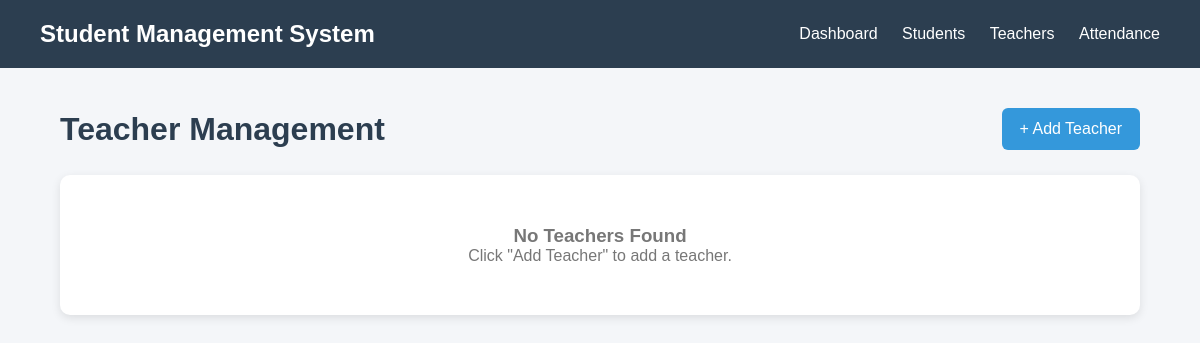
The page /teachers/ on the database as committed earlier.
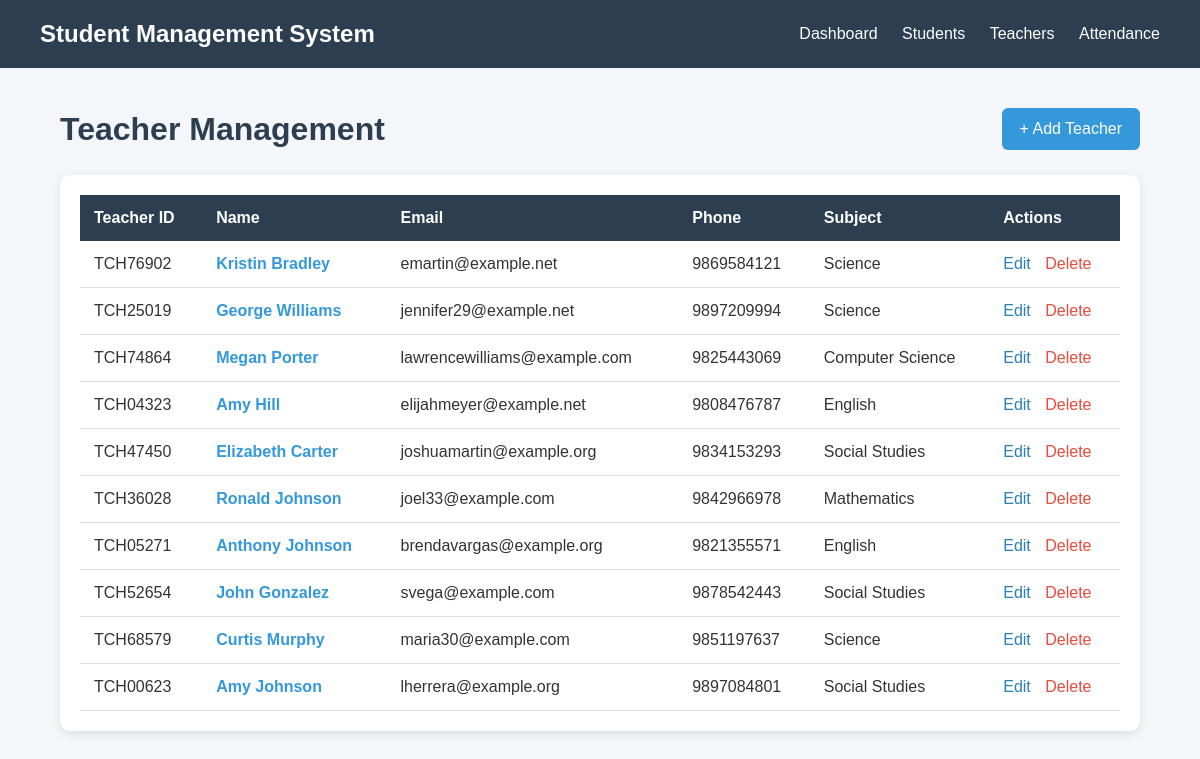
The same page on the database as committed later.
### teachers/models.py (models this page shows, shortened)
class Teacher(models.Model):
    teacher_id = models.CharField(
        max_length=20,
        unique=True
    )
    first_name = models.CharField(
        max_length=50
    )
    last_name = models.CharField(
        max_length=50
    )
    email = models.EmailField(
        unique=True
    )
    phone = models.CharField(
        max_length=15
    )
    subject = models.CharField(
        max_length=100
    )
    address = models.CharField(
        max_length=200
    )
    joined_date = models.DateField()

### teachers/views.py (the view)
class TeacherListView(ListView):
    model = Teacher
    template_name = 'teacher_list.html'
    context_object_name = 'teachers'

### teachers/templates/teacher_list.html (shortened to what this page needs)
<!DOCTYPE html>
<html>
<head>
</head>
<body>
    <nav class="navbar">
        <h2>Student Management System</h2>
        <div>
            <a href="{% url 'dashboard' %}">Dashboard</a>
            <a href="{% url 'student_list' %}">Students</a>
            <a href="{% url 'teacher_list' %}">Teachers</a>
            <a href="{% url 'attendance_list' %}">Attendance</a>
        </div>
    </nav>
    <div class="container">
        <div class="header">
            <h1>Teacher Management</h1>
            <a href="{% url 'teacher_add' %}" class="add-button">
                + Add Teacher
            </a>
        </div>
        <div class="table-box">
            {% if teachers %}
            <table>
                <thead>
                    <tr>
                        <th>Teacher ID</th>
                        <th>Name</th>
                        <th>Email</th>
                        <th>Phone</th>
                        <th>Subject</th>
                        <th>Actions</th>
                    </tr>
                </thead>
                <tbody>
                    {% for teacher in teachers %}
                    <tr>
                        <td>{{ teacher.teacher_id }}</td>
                        <td>
                            <a
                                href="{% url 'teacher_detail' teacher.pk %}"
                                class="name-link"
                            >
                                {{ teacher.first_name }}
                                {{ teacher.last_name }}
                            </a>
                        </td>
                        <td>{{ teacher.email }}</td>
                        <td>{{ teacher.phone }}</td>
                        <td>{{ teacher.subject }}</td>
                        <td>
                            <a
                                href="{% url 'teacher_edit' teacher.pk %}"
                                class="edit"
                            >
                                Edit
                            </a>
                            <a
                                href="{% url 'teacher_delete' teacher.pk %}"
                                class="delete"
                            >
                                Delete
                            </a>
                        </td>
                    </tr>
                    {% endfor %}
                </tbody>
            </table>
            {% else %}
                <div class="empty">
                    <h3>No Teachers Found</h3>
                    <p>Click "Add Teacher" to add a teacher.</p>
                </div>
            {% endif %}
        </div>
    </div>
</body>
</html>

### teachers/templates/teacher_list.html (style rules this page uses)
* { margin: 0; padding: 0; box-sizing: border-box; }
body { font-family: Arial, sans-serif; background-color: #f4f6f9; color: #333; }
.navbar { background-color: #2c3e50; color: white; padding: 20px 40px; display: flex; justify-content: space-between; align-items: center; }
.navbar h2 { margin: 0; }
.navbar a { color: white; text-decoration: none; margin-left: 20px; }
.container { width: 90%; max-width: 1200px; margin: 40px auto; }
.header { display: flex; justify-content: space-between; align-items: center; margin-bottom: 25px; }
.header h1 { color: #2c3e50; }
.add-button { background-color: #3498db; color: white; padding: 12px 18px; text-decoration: none; border-radius: 6px; }
.table-box { background-color: white; padding: 20px; border-radius: 10px; box-shadow: 0 3px 10px rgba(0, 0, 0, 0.1); overflow-x: auto; }
table { width: 100%; border-collapse: collapse; }
th { background-color: #2c3e50; color: white; padding: 14px; text-align: left; }
td { padding: 14px; border-bottom: 1px solid #ddd; }
.name-link { color: #3498db; text-decoration: none; font-weight: bold; }
.edit { color: #2980b9; text-decoration: none; margin-right: 10px; }
.delete { color: #e74c3c; text-decoration: none; }

Rows that differ between the two databases and show on the page:
added Teacher: teacher_id "TCH76902", first_name "Kristin", last_name "Bradley", email "emartin@example.net", phone "9869584121", subject "Science"
added Teacher: teacher_id "TCH25019", first_name "George", last_name "Williams", email "jennifer29@example.net", phone "9897209994", subject "Science"
added Teacher: teacher_id "TCH74864", first_name "Megan", last_name "Porter", email "lawrencewilliams@example.com", phone "9825443069", subject "Computer Science"
added Teacher: teacher_id "TCH04323", first_name "Amy", last_name "Hill", email "elijahmeyer@example.net", phone "9808476787", subject "English"
added Teacher: teacher_id "TCH47450", first_name "Elizabeth", last_name "Carter", email "joshuamartin@example.org", phone "9834153293", subject "Social Studies"
added Teacher: teacher_id "TCH36028", first_name "Ronald", last_name "Johnson", email "joel33@example.com", phone "9842966978", subject "Mathematics"
added Teacher: teacher_id "TCH05271", first_name "Anthony", last_name "Johnson", email "brendavargas@example.org", phone "9821355571", subject "English"
added Teacher: teacher_id "TCH52654", first_name "John", last_name "Gonzalez", email "svega@example.com", phone "9878542443", subject "Social Studies"
added Teacher: teacher_id "TCH68579", first_name "Curtis", last_name "Murphy", email "maria30@example.com", phone "9851197637", subject "Science"
added Teacher: teacher_id "TCH00623", first_name "Amy", last_name "Johnson", email "lherrera@example.org", phone "9897084801", subject "Social Studies"
Other text that changed with them:
text no longer shown: "No Teachers Found Click \"Add Teacher\" to add a teacher."
text now shown: "Teacher ID Name Email Phone Subject Actions"
